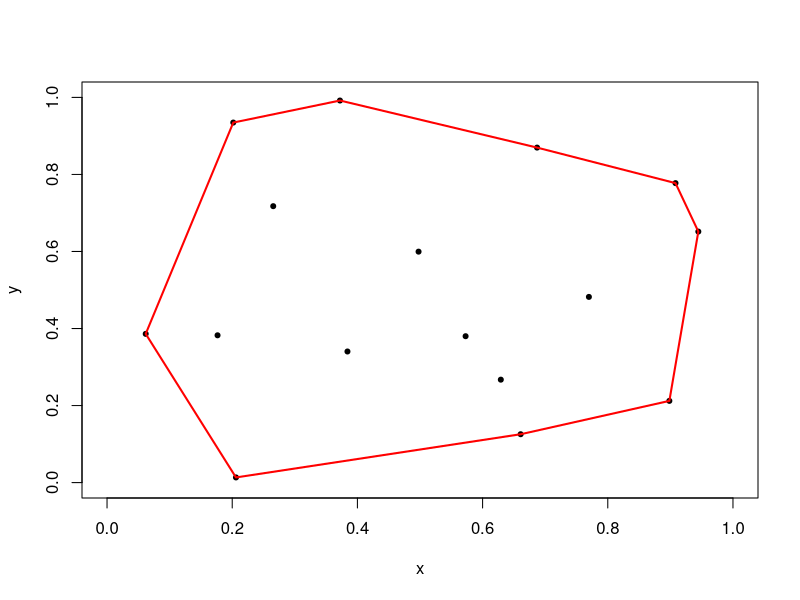

Recreate this plot in R.
# example of chull() to calculate area

set.seed(1)

n <- 16

x <- runif(n)
y <- runif(n)


dev.new()
plot(x,y, pch=20, xlim=c(0,1), ylim=c(0,1) )

# apply chull to find the outer boundaries

outer.most <- chull(x,y)

lines(x[c(outer.most, outer.most[1])], y[c(outer.most, outer.most[1])], col="red", lwd=2)


# load the function to calculate the area encapsulated by a hull
hullarea <- function (x,y) {
ne <- length(x)
harea <- abs (0.5 * ( (x[1:(ne-1)] %*% y[2:ne]) - ( y[1:(ne-1)] %*% x[2:ne]) ) )
harea
}





